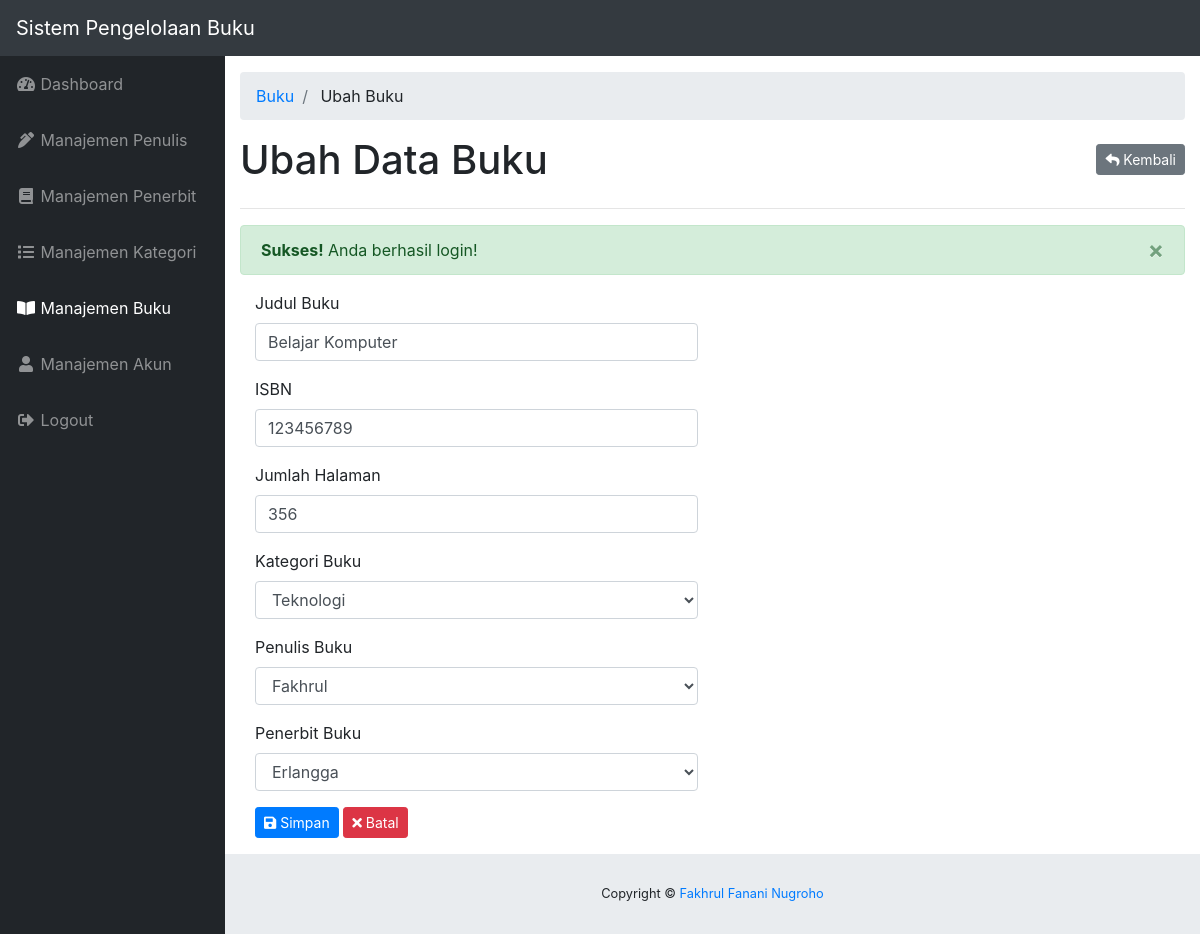
The app's page /buku/ubah.php?id=2 (signed in) with its own data.
### tables this page shows
CREATE TABLE `tbl_buku` (
  `id` int(11) NOT NULL,
  `judul` varchar(100) DEFAULT NULL,
  `isbn` int(10) DEFAULT NULL,
  `jumlah_halaman` int(11) DEFAULT NULL,
  `id_kategori` int(11) DEFAULT NULL,
  `id_penulis` int(11) DEFAULT NULL,
  `id_penerbit` int(11) DEFAULT NULL
);

CREATE TABLE `tbl_kategori` (
  `id` int(11) NOT NULL,
  `nama` varchar(30) DEFAULT NULL
);

CREATE TABLE `tbl_penulis` (
  `id` int(11) NOT NULL,
  `nama` varchar(100) DEFAULT NULL,
  `alamat` varchar(255) DEFAULT NULL,
  `umur` int(2) DEFAULT NULL
);

CREATE TABLE `tbl_penerbit` (
  `id` int(11) NOT NULL,
  `nama` varchar(20) DEFAULT NULL,
  `alamat` varchar(100) DEFAULT NULL
);

### init/functions.php (called while the page is built, shortened)
<?php
function base_url($path = NULL){
	$base_url = 'http://localhost/sistem-pengelolaan-buku/';
	if($path == NULL) return $base_url;
	else return $base_url . $path;
}
function title($title = NULL){
	$app_title = "Sistem Pengelolaan Buku";
	if($title == NULL) return $app_title;
	else return $app_title . ' - ' . $title;
}
function check_flash_message($tipe){
	if (isset($_SESSION['flash_message'])) {
		if($_SESSION['flash_message']['tipe'] == $tipe) return TRUE;
		else return FALSE;
	}
}
function get_flash_message(){
	$pesan = $_SESSION['flash_message']['pesan'];
	return $pesan;
}
?>

### buku/ubah.php (the view, shortened to what this page needs)
<?php
require_once '../init.php';
$query_kategori = mysqli_query($koneksi, "SELECT * FROM tbl_kategori");
$query_penulis  = mysqli_query($koneksi, "SELECT * FROM tbl_penulis");
$query_penerbit = mysqli_query($koneksi, "SELECT * FROM tbl_penerbit");
$id = $_GET['id'];
$query = mysqli_query($koneksi, "SELECT tbl_buku.*, tbl_kategori.nama AS kategori, tbl_penulis.nama AS penulis, tbl_penerbit.nama AS penerbit FROM tbl_buku INNER JOIN tbl_kategori ON tbl_buku.id_kategori = tbl_kategori.id INNER JOIN tbl_penulis ON tbl_buku.id_penulis = tbl_penulis.id INNER JOIN tbl_penerbit ON tbl_buku.id_penerbit = tbl_penerbit.id WHERE tbl_buku.id = $id ");
$buku = mysqli_fetch_assoc($query);
?>
<!DOCTYPE html>
<html lang="en">
<head>
	<link href="<?php echo base_url('dashboard-template/vendor/fontawesome-free/css/all.min.css') ?>" rel="stylesheet" type="text/css">
	<link href="<?php echo base_url('dashboard-template/vendor/datatables/dataTables.bootstrap4.css') ?>" rel="stylesheet">
	<link href="<?php echo base_url('dashboard-template/css/sb-admin.css') ?>" rel="stylesheet">
</head>
<body id="page-top">
	<nav class="navbar navbar-expand navbar-dark bg-dark static-top">
		<a class="navbar-brand mr-1" href="index.html"><?php echo title() ?></a>
	</nav>
	<div id="wrapper">
	<?php require_once '../_sidebar.php'; ?>
	<div id="content-wrapper">
		<div class="container-fluid">
			<ol class="breadcrumb">
				<li class="breadcrumb-item">
					<a href="<?php echo base_url('buku/index.php') ?>">Buku</a>
				</li>
				<li class="breadcrumb-item">
					Ubah Buku
				</li>
			</ol>
		<div class="clearfix">
			<h1 class="float-left">Ubah Data Buku</h1>
			<a href="<?php echo base_url('buku/index.php') ?>" class="btn btn-sm btn-secondary float-right mt-2"><i class="fas fa-reply"></i> Kembali</a>
		</div>
		<hr>
		<?php if(check_flash_message('sukses')) : ?>
			<div class="alert alert-success alert-dismissible fade show" role="alert">
				<strong><?php echo ucfirst($_SESSION['flash_message']['tipe']) ?>!</strong> <?php echo get_flash_message() ?>
				<button type="button" class="close" data-dismiss="alert" aria-label="Close">
					<span aria-hidden="true">&times;</span>
				</button>
			</div>
		<?php endif; ?>
		<form action="<?php echo base_url('buku/proses_ubah.php?id=' . $buku['id']) ?>" method="POST" class="col-md-6">
			<div class="form-group">
				<label for="judul_buku">Judul Buku</label>
				<input type="text" name="judul_buku" id="judul_buku" value="<?php echo $buku['judul'] ?>" placeholder="Masukan Judul Buku" autocomplete="off" required="required" class="form-control">
			</div>
			<div class="form-group">
				<label for="isbn">ISBN</label>
				<input type="number" name="isbn" id="isbn" value="<?php echo $buku['isbn'] ?>" placeholder="Masukan ISBN" autocomplete="off" required="required" class="form-control">
			</div>
			<div class="form-group">
				<label for="jumlah_halaman">Jumlah Halaman</label>
				<input type="number" name="jumlah_halaman" id="jumlah_halaman" value="<?php echo $buku['jumlah_halaman'] ?>" placeholder="Masukan Jumlah Halaman" autocomplete="off" required="required" class="form-control">
			</div>
			<div class="form-group">
				<label for="id_kategori">Kategori Buku</label>
				<select name="id_kategori" id="id_kategori" class="form-control">
					<?php while($kategori = mysqli_fetch_array($query_kategori)) : ?>
						<option value="<?php echo $kategori['id'] ?>" <?php echo $kategori['id'] == $buku['id_kategori'] ? 'selected' : '' ?>><?php echo $kategori['nama']; ?></option>
					<?php endwhile; ?>
				</select>
			</div>
			<div class="form-group">
				<label for="id_penulis">Penulis Buku</label>
				<select name="id_penulis" id="id_penulis" class="form-control">
					<?php while($penulis = mysqli_fetch_array($query_penulis)) : ?>
						<option value="<?php echo $penulis['id'] ?>" <?php echo $penulis['id'] == $buku['id_penulis'] ? 'selected' : '' ?>><?php echo $penulis['nama']; ?></option>
					<?php endwhile; ?>
				</select>
			</div>
			<div class="form-group">
				<label for="id_penerbit">Penerbit Buku</label>
				<select name="id_penerbit" id="id_penerbit" class="form-control">
					<?php while($penerbit = mysqli_fetch_array($query_penerbit)) : ?>
						<option value="<?php echo $penerbit['id'] ?>" <?php echo $penerbit['id'] == $buku['id_penerbit'] ? 'selected' : '' ?>><?php echo $penerbit['nama']; ?></option>
					<?php endwhile; ?>
				</select>
			</div>
			<div class="form-group">
				<button type="submit" name="simpan" class="btn btn-sm btn-primary"><i class="fas fa-save"></i> Simpan</button>
				<button type="reset" name="reset" class="btn btn-sm btn-danger" onclick="return confirm('apakah anda yakin?')"><i class="fas fa-times"></i> Batal</button>
			</div>
		</form>
		</div>
		<?php require_once '../_footer.php'; ?>
	</div>
	</div>
</body>
</html>

### records on screen
tbl_buku: judul_buku "Belajar Komputer", isbn "123456789", jumlah_halaman "356", id_kategori "Teknologi", id_penulis "Fakhrul", id_penerbit "Erlangga"

### other values on screen
title() "Sistem Pengelolaan Buku"
$_SESSION['flash_message']['tipe'] "Sukses"
get_flash_message() "Anda berhasil login!"
